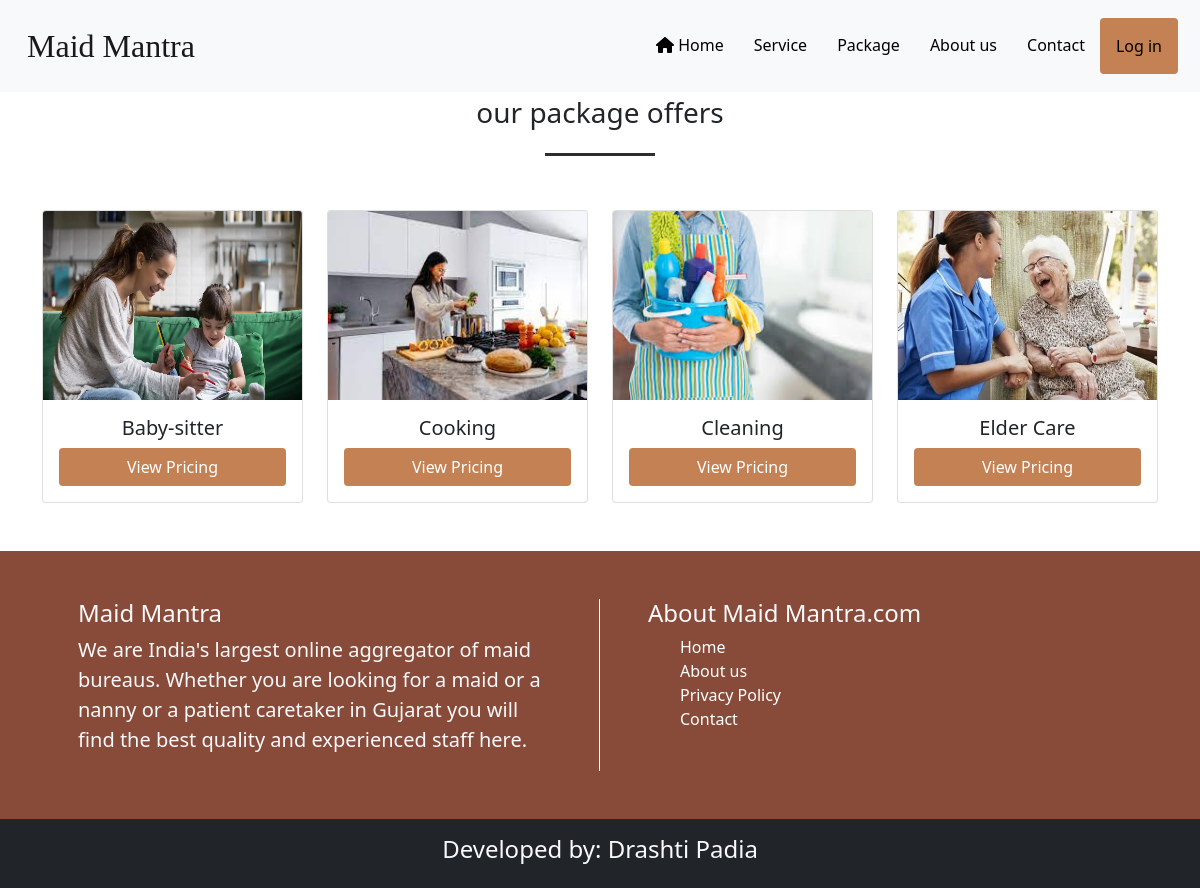
/package.php, run on the app's committed database.
### tables this page shows
CREATE TABLE IF NOT EXISTS `package` (
  `p_id` int(11) NOT NULL AUTO_INCREMENT,
  `p_title` varchar(20) NOT NULL,
  `p_info` varchar(2000) NOT NULL,
  `p_image` varchar(100) NOT NULL,
  `service_Id` int(11) NOT NULL,
  PRIMARY KEY (`p_id`),
  KEY `service_Id` (`service_Id`)
);

### package.php (the view, shortened to what this page needs)
<?php include("./header.php") ?>
<!DOCTYPE html>
<html lang="en">
<head>
  <link rel="stylesheet" href="./css/style.css" />
</head>
<body>
  <div class="container py-5">
    <div class="row py-5 g-3">
      <div class="col text-center">
        <h3>our package offers </h3>
        <span class="line"></span>
      </div>
    </div>
    <?php $query="SELECT * FROM package";
          $result=mysqli_query($con,$query);
    ?>
    <div class="row">
      <?php while($row=mysqli_fetch_array($result))
      { ?>
      <div class="col-lg-3">
        <div class="card w-100 h-100">
          <img src="./images/<?php echo $row[3];?>" class="card-img-top" alt="..." height="189px">
          <div class="card-body">
            <h5 class="card-title text-center"><?php echo $row[1]; ?></h5>
            <a href="./packageinformation.php?pid=<?php echo $row[0];?>" class="btn allbtn w-100">View Pricing</a>
          </div>
        </div>
      </div>
      <?php }?>
    </div>
  </div>
</body>
</html>
<?php include("./footer.php") ?>

### css/style.css (style rules this page uses)
* { margin: 0px; padding: 0px; box-sizing: border-box; }
.line { width: 110px; height: 3px; background-color: rgb(48, 45, 45); display: inline-block; }
.allbtn { background-color: #C38154; color: white; }

### data on the page
package: p_image (picture), p_title "Baby-sitter"
package: p_image (picture), p_title "Cooking"
package: p_image (picture), p_title "Cleaning"
package: p_image (picture), p_title "Elder Care"
